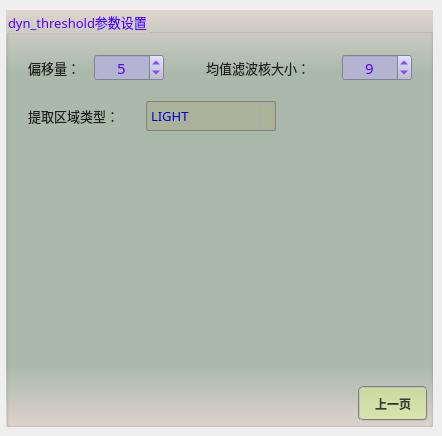
       <widget class="QWidget" name="page_29">
        <widget class="QGroupBox" name="groupParam_2">
         <property name="geometry">
          <rect>
           <x>6</x>
           <y>10</y>
           <width>427</width>
           <height>417</height>
          </rect>
         </property>
         <property name="font">
          <font>
           <family>微软雅黑</family>
           <pointsize>10</pointsize>
          </font>
         </property>
         <property name="styleSheet">
          <string notr="true">background-color: qlineargradient(x1:0, y1:0, x2:0, y2:1, stop:0 #dfd5cf, stop: 0.15 #acbbac, stop: 0.85 #acbbac,stop:1 #dfd5cf);
color: rgb(85, 0, 255);</string>
         </property>
         <property name="title">
          <string>dyn_threshold参数设置</string>
         </property>
         <widget class="QLabel" name="label_10">
          <property name="geometry">
           <rect>
            <x>22</x>
            <y>48</y>
            <width>79</width>
            <height>19</height>
           </rect>
          </property>
          <property name="font">
           <font>
            <family>微软雅黑</family>
            <pointsize>10</pointsize>
           </font>
          </property>
          <property name="styleSheet">
           <string notr="true">color: rgb(30, 30, 30);
background: transparent;</string>
          </property>
          <property name="text">
           <string>偏移量：</string>
          </property>
         </widget>
         <widget class="QSpinBox" name="spinAdaptiveOffset">
          <property name="geometry">
           <rect>
            <x>88</x>
            <y>44</y>
            <width>70</width>
            <height>27</height>
           </rect>
          </property>
          <property name="font">
           <font>
            <family>微软雅黑</family>
            <pointsize>11</pointsize>
           </font>
          </property>
          <property name="styleSheet">
           <string notr="true">QWidget{color: rgb(85, 0, 255);background-color: rgb(180, 180, 210);}
QSpinBox::up-button{
    border:transparent;
}
QSpinBox::down-button{
    border:transparent;
}
QSpinBox::up-arrow{
    image:url(:/resource/up.png);
}
QSpinBox::down-arrow{
    image:url(:/resource/down.png);
}</string>
          </property>
          <property name="alignment">
           <set>Qt::AlignCenter</set>
          </property>
          <property name="minimum">
           <number>-255</number>
          </property>
          <property name="maximum">
           <number>255</number>
          </property>
          <property name="singleStep">
           <number>1</number>
          </property>
          <property name="value">
           <number>5</number>
          </property>
         </widget>
         <widget class="QPushButton" name="btnAdaptiveBack">
          <property name="geometry">
           <rect>
            <x>352</x>
            <y>376</y>
            <width>70</width>
            <height>35</height>
           </rect>
          </property>
          <property name="minimumSize">
           <size>
            <width>70</width>
            <height>30</height>
           </size>
          </property>
          <property name="font">
           <font>
            <family>微软雅黑</family>
            <pointsize>9</pointsize>
            <weight>75</weight>
            <italic>false</italic>
            <bold>true</bold>
           </font>
          </property>
          <property name="styleSheet">
           <string notr="true">QWidget{ background-color: rgba(225, 255, 127,100);}
QWidget{ color: rgb(55, 55, 55);}
QWidget{ border: 2px groove gray;border-radius: 5px;padding: 2px 4px;}
QPushButton:hover{ background-color: rgba(225, 255, 127,150);}
QPushButton:pressed{background-color: rgba(225, 255, 127,255);}</string>
          </property>
          <property name="text">
           <string>上一页</string>
          </property>
         </widget>
         <widget class="QLabel" name="label_11">
          <property name="geometry">
           <rect>
            <x>200</x>
            <y>48</y>
            <width>131</width>
            <height>19</height>
           </rect>
          </property>
          <property name="font">
           <font>
            <family>微软雅黑</family>
            <pointsize>10</pointsize>
           </font>
          </property>
          <property name="styleSheet">
           <string notr="true">color: rgb(30, 30, 30);
background: transparent;</string>
          </property>
          <property name="text">
           <string>均值滤波核大小：</string>
          </property>
         </widget>
         <widget class="QSpinBox" name="spinAdaptiveKSize">
          <property name="geometry">
           <rect>
            <x>336</x>
            <y>44</y>
            <width>70</width>
            <height>27</height>
           </rect>
          </property>
          <property name="font">
           <font>
            <family>微软雅黑</family>
            <pointsize>11</pointsize>
           </font>
          </property>
          <property name="toolTip">
           <string/>
          </property>
          <property name="styleSheet">
           <string notr="true">QWidget{color: rgb(85, 0, 255);background-color: rgb(180, 180, 210);}
QSpinBox::up-button{
    border:transparent;
}
QSpinBox::down-button{
    border:transparent;
}
QSpinBox::up-arrow{
    image:url(:/resource/up.png);
}
QSpinBox::down-arrow{
    image:url(:/resource/down.png);
}</string>
          </property>
          <property name="alignment">
           <set>Qt::AlignCenter</set>
          </property>
          <property name="minimum">
           <number>1</number>
          </property>
          <property name="maximum">
           <number>101</number>
          </property>
          <property name="singleStep">
           <number>1</number>
          </property>
          <property name="value">
           <number>9</number>
          </property>
         </widget>
         <widget class="QLabel" name="label_12">
          <property name="geometry">
           <rect>
            <x>22</x>
            <y>96</y>
            <width>113</width>
            <height>19</height>
           </rect>
          </property>
          <property name="font">
           <font>
            <family>微软雅黑</family>
            <pointsize>10</pointsize>
           </font>
          </property>
          <property name="styleSheet">
           <string notr="true">color: rgb(30, 30, 30);
background: transparent;</string>
          </property>
          <property name="text">
           <string>提取区域类型：</string>
          </property>
         </widget>
         <widget class="QComboBox" name="comboAdaptiveType">
          <property name="geometry">
           <rect>
            <x>140</x>
            <y>91</y>
            <width>130</width>
            <height>30</height>
           </rect>
          </property>
          <property name="sizePolicy">
           <sizepolicy hsizetype="Fixed" vsizetype="Fixed">
            <horstretch>0</horstretch>
            <verstretch>0</verstretch>
           </sizepolicy>
          </property>
          <property name="minimumSize">
           <size>
            <width>130</width>
            <height>30</height>
           </size>
          </property>
          <property name="maximumSize">
           <size>
            <width>130</width>
            <height>16777215</height>
           </size>
          </property>
          <property name="font">
           <font>
            <family>微软雅黑</family>
            <pointsize>10</pointsize>
           </font>
          </property>
          <property name="styleSheet">
           <string notr="true">QComboBox {
    border: 1px solid gray;
    border-radius: 2px;    
    color: rgb(0, 0, 200);
	background-color: rgba(170, 170, 127,100);
}
QComboBox::drop-down {
    subcontrol-origin: padding;
    subcontrol-position: top right;
    width: 15px; 
    border-left-width: 1px;
    border-left-color: darkgray;
    border-left-style: solid;
    border-top-right-radius: 3px;
    border-bottom-right-radius: 3px;
}

QComboBox::down-arrow {
    image: url(:/resource/down.png);
} 
QComboBox::down-arrow:on {
    top: 1px;
    left: 1px;
}</string>
          </property>
          <property name="sizeAdjustPolicy">
           <enum>QComboBox::AdjustToContents</enum>
          </property>
          <item>
           <property name="text">
            <string>LIGHT</string>
           </property>
          </item>
          <item>
           <property name="text">
            <string>DARK</string>
           </property>
          </item>
          <item>
           <property name="text">
            <string>EQUAL</string>
           </property>
          </item>
          <item>
           <property name="text">
            <string>NOT_EQUAL</string>
           </property>
          </item>
         </widget>
        </widget>
       </widget>
